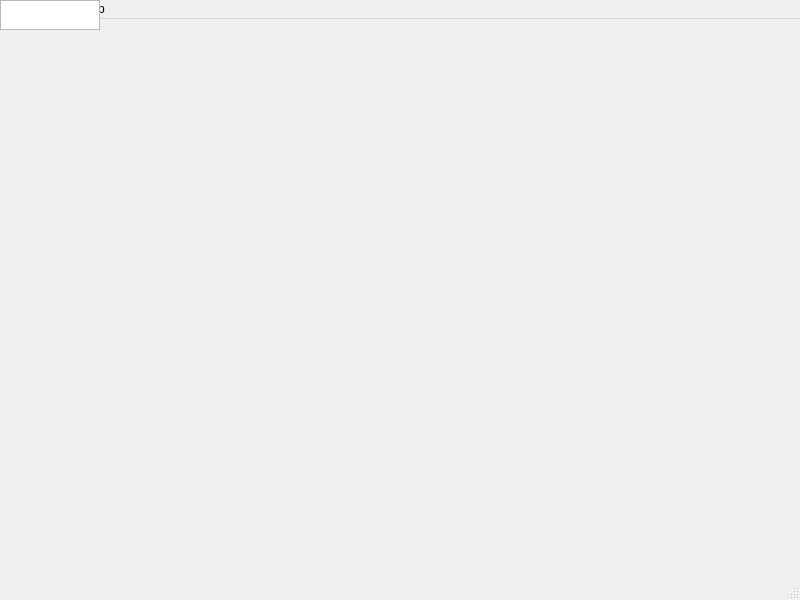
<?xml version="1.0" encoding="UTF-8"?>
<ui version="4.0">
    <class>MainWindow</class>
    <widget class="QMainWindow" name="MainWindow">
        <property name="geometry">
            <rect>
                <x>0</x>
                <y>0</y>
                <width>800</width>
                <height>600</height>
            </rect>
        </property>
        <property name="windowTitle">
            <string>Giduba</string>
        </property>
        <widget class="QMenuBar" name="menu">
            <widget class="QMenu" name="menuFile">
                <property name="title">
                    <string>&amp;File</string>
                </property>
                <action name="actionNew">
                    <property name="text">
                        <string>New</string>
                    </property>
                    <property name="shortcut">
                        <string>Ctrl+N</string>
                    </property>
                </action>
                <action name="actionOpen">
                    <property name="text">
                        <string>Open</string>
                    </property>
                    <property name="shortcut">
                        <string>Ctrl+O</string>
                    </property>
                </action>
                <action name="actionSave">
                    <property name="text">
                        <string>Save</string>
                    </property>
                    <property name="shortcut">
                        <string>Ctrl+S</string>
                    </property>
                </action>
                <action name="actionSaveAs">
                    <property name="text">
                        <string>Save As</string>
                    </property>
                    <property name="shortcut">
                        <string>Ctrl+Shift+S</string>
                    </property>
                </action>
                <action name="actionExit">
                    <property name="text">
                        <string>Quit</string>
                    </property>
                    <property name="shortcut">
                        <string>Ctrl+Q</string>
                    </property>
                </action>
                <addaction name="actionNew"/>
                <addaction name="separator"/>
                <addaction name="actionOpen"/>
                <addaction name="separator"/>
                <addaction name="actionSave"/>
                <addaction name="actionSaveAs"/>
                <addaction name="separator"/>
                <addaction name="actionExit"/>
            </widget>
            <widget class="QMenu" name="menuEdit">
                <property name="title">
                    <string>&amp;Edit</string>
                </property>
                <action name="actionUndo">
                    <property name="text">
                        <string>Undo</string>
                    </property>
                    <property name="shortcut">
                        <string>Ctrl+Z</string>
                    </property>
                </action>
                <action name="actionRedo">
                    <property name="text">
                        <string>Redo</string>
                    </property>
                    <property name="shortcut">
                        <string>Ctrl+Shift+Z</string>
                    </property>
                </action>
                <action name="actionSelectAll">
                    <property name="text">
                        <string>Select All</string>
                    </property>
                    <property name="shortcut">
                        <string>Ctrl+A</string>
                    </property>
                </action>
                <action name="actionCut">
                    <property name="text">
                        <string>Cut</string>
                    </property>
                    <property name="shortcut">
                        <string>Ctrl+X</string>
                    </property>
                </action>
                <action name="actionCopy">
                    <property name="text">
                        <string>Copy</string>
                    </property>
                    <property name="shortcut">
                        <string>Ctrl+C</string>
                    </property>
                </action>
                <action name="actionPaste">
                    <property name="text">
                        <string>Paste</string>
                    </property>
                    <property name="shortcut">
                        <string>Ctrl+V</string>
                    </property>
                </action>
                <action name="actionLineWrap">
                    <property name="text">
                        <string>Line Wrap</string>
                    </property>
                    <property name="shortcut">
                        <string>Ctrl+L</string>
                    </property>
                    <property name="checkable">
                        <bool>true</bool>
                    </property>
                    <property name="checked">
                        <bool>true</bool>
                    </property>
                </action>
                <addaction name="actionUndo"/>
                <addaction name="actionRedo"/>
                <addaction name="separator"/>
                <addaction name="actionSelectAll"/>
                <addaction name="separator"/>
                <addaction name="actionCut"/>
                <addaction name="actionCopy"/>
                <addaction name="actionPaste"/>
                <addaction name="separator"/>
                <addaction name="actionLineWrap"/>
            </widget>
            <widget class="QMenu" name="menuHelp">
                <property name="title">
                    <string>&amp;Help</string>
                </property>
                <action name="actionHelp">
                    <property name="text">
                        <string>Help</string>
                    </property>
                    <property name="shortcut">
                        <string>F1</string>
                    </property>
                </action>
                <action name="actionAbout">
                    <property name="text">
                        <string>About</string>
                    </property>
                </action>
                <addaction name="actionHelp"/>
                <addaction name="actionAbout"/>
            </widget>
            <addaction name="menuFile"/>
            <addaction name="menuEdit"/>
            <addaction name="menuHelp"/>
        </widget>
        <widget class="QTextEdit" name="editor"/>
        <widget class="QStatusBar" name="status"/>
    </widget>
    <resources/>
    <connections/>
</ui>
